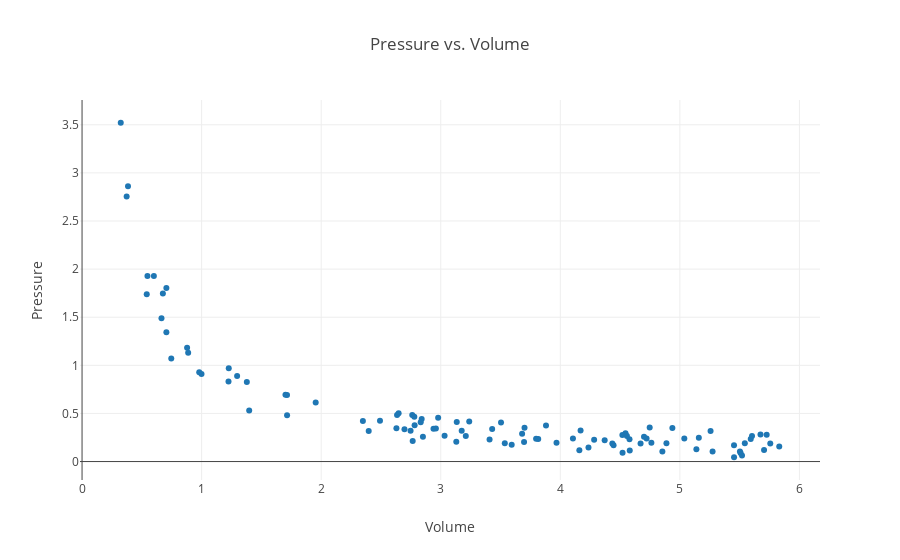

The notebook cell this image was saved under:
### Code cell
# Imports.
import plotly.offline as py
from plotly.offline import init_notebook_mode, iplot
import plotly.graph_objs as go
import numpy as np

import math

# Initialize plotly for Jupyter notebooks.
init_notebook_mode(connected=True)

# Initialize data sets.
gx = []
gy = []

# Constant multiple in Boyle's Law.
k = 1

# Boyle's Law is technically PV = k, where k is constant for that specific system, (It varies between systems.)
# and P1V1 = P2V2 is only a result of this relationship. Students do not learn this however.
# For simplicity k is set to 1.

# Standard deviation.
sd = 0.15

# Randomly generate data based on user defined volume and number of trials.
for i in range(0, N):
    temp = np.random.random_sample() * volume
    
    # Prevent large outliers. The limit is arbitrary, it is just so the graph looks nice.
    limit = np.random.random_sample() + 1
    while(k/temp > volume/limit):
        temp = np.random.random_sample() * volume
    
    outputx = np.random.uniform(temp-sd, temp+sd)
    outputy = np.random.uniform((k/temp)-sd, (k/temp)+sd)
    
    gx.append(outputx)
    gy.append(outputy)

# Create a trace.
trace = go.Scatter(
    x = gx,
    y = gy,
    mode = 'markers'
)

# Plot graph
templayout = go.Layout( title = 'Pressure vs. Volume', xaxis = dict(title='Volume'), yaxis = dict(title='Pressure') )
tempdata = [trace]
fig = go.Figure(data = tempdata, layout = templayout)
py.iplot(fig, filename='basic-scatter')

### Figure 1 — Plotly figure (JSON) as saved in the notebook; plotly's stock layout.template omitted (floating-point values rounded to 4 significant figures)
{"data": [{"mode": "markers", "type": "scatter", "x": [4.747, 2.851, 3.408, 4.671, 1.954, 4.445, 3.13, 4.17, 4.937, 3.032, 2.697, 1.378, 4.159, 0.6006, 2.762, 2.978, 5.508, 5.037, 2.492, 3.88, 4.545, 5.831, 4.579, 0.6759, 2.397, 1.297, 5.257, 4.581, 3.134, 0.7052, 1.714, 2.635, 5.756, 4.762, 5.674, 0.3843, 4.106, 3.798, 2.832, 1.227, 4.7, 0.7462, 4.435, 1.715, 0.9989, 3.175, 3.701, 3.68, 2.748, 5.159, 3.209, 5.138, 1.225, 2.939, 5.593, 0.6642, 0.547, 4.519, 4.283, 3.593, 2.841, 4.888, 5.519, 0.8786, 5.453, 3.504, 3.697, 3.238, 3.968, 0.8874, 0.7052, 4.52, 2.648, 1.398, 3.815, 1.701, 0.3729, 5.704, 0.98, 5.543, 4.371, 2.349, 2.781, 2.765, 3.536, 2.959, 5.453, 4.236, 5.274, 0.541, 3.43, 4.557, 0.3236, 2.629, 5.726, 4.854, 2.779, 5.603, 4.722, 5.502], "y": [0.3531, 0.258, 0.2303, 0.1866, 0.6129, 0.1689, 0.2057, 0.3217, 0.3496, 0.2688, 0.3354, 0.8258, 0.1164, 1.928, 0.4847, 0.4553, 0.08956, 0.2385, 0.4249, 0.3759, 0.2932, 0.1573, 0.231, 1.746, 0.3173, 0.8904, 0.3164, 0.1155, 0.4113, 1.344, 0.6915, 0.484, 0.1872, 0.1967, 0.282, 2.86, 0.24, 0.2372, 0.4084, 0.9701, 0.2576, 1.071, 0.1875, 0.4807, 0.9106, 0.3203, 0.3524, 0.2878, 0.3191, 0.2484, 0.266, 0.1281, 0.833, 0.342, 0.2344, 1.49, 1.93, 0.2763, 0.2262, 0.1739, 0.4419, 0.1902, 0.06317, 1.182, 0.169, 0.4061, 0.2032, 0.417, 0.1949, 1.131, 1.802, 0.09047, 0.5018, 0.5316, 0.2338, 0.6944, 2.754, 0.1211, 0.9289, 0.1891, 0.2208, 0.4206, 0.376, 0.2127, 0.1903, 0.3425, 0.04476, 0.1462, 0.1043, 1.74, 0.338, 0.2665, 3.521, 0.3467, 0.2776, 0.1056, 0.4658, 0.2663, 0.2385, 0.1053]}], "layout": {"title": "Pressure vs. Volume", "xaxis": {"title": "Volume"}, "yaxis": {"title": "Pressure"}}}
